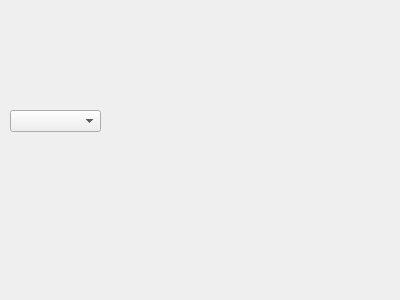
<?xml version="1.0" encoding="UTF-8"?>
<ui version="4.0">
 <class>rangeSelectMenu</class>
 <widget class="QWidget" name="rangeSelectMenu">
  <property name="geometry">
   <rect>
    <x>0</x>
    <y>0</y>
    <width>400</width>
    <height>300</height>
   </rect>
  </property>
  <property name="windowTitle">
   <string>Form</string>
  </property>
  <widget class="QComboBox" name="comboBox">
   <property name="geometry">
    <rect>
     <x>10</x>
     <y>110</y>
     <width>91</width>
     <height>22</height>
    </rect>
   </property>
  </widget>
 </widget>
 <resources/>
 <connections/>
</ui>
